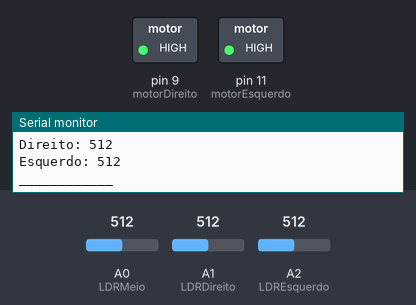
Recording of a sketch running on a simulated Arduino Uno, built with avr-gcc and run on an emulated ATmega328P. On the bench: switched loads named in the sketch (green lamp = pin HIGH), the last lines printed to the serial monitor. Inputs (shaded band) come from the test bench; at power-on: A0 (LDRMeio) = 512, A1 (LDRDireito) = 512, A2 (LDREsquerdo) = 512.

Above: at 1.2 s.
1.3 s: A0 (LDRMeio) set to 417
4.3 s: A0 (LDRMeio) set to 393
At 5.0 s:
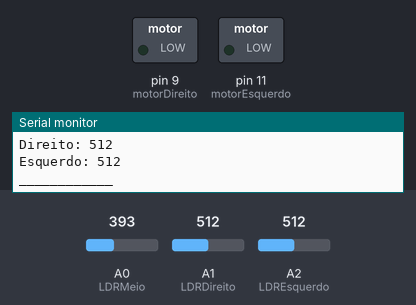
5.8 s: A1 (LDRDireito) set to 407
7.3 s: A1 (LDRDireito) set to 382
At 8.5 s:
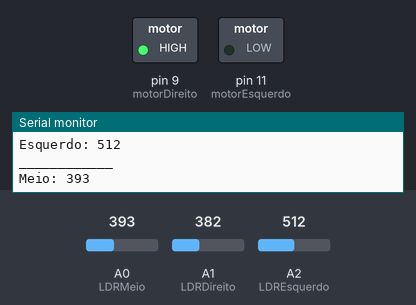
8.8 s: A1 (LDRDireito) set to 511
At 9.1 s:
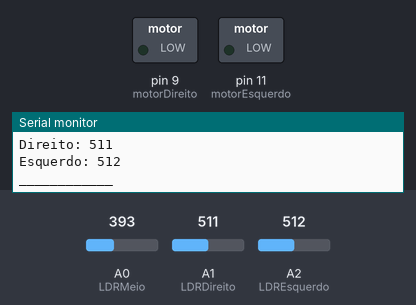
10.3 s: A2 (LDREsquerdo) set to 417
13.3 s: A2 (LDREsquerdo) set to 385
At 14.4 s:
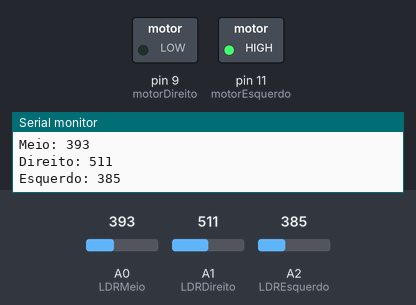
Timing chart, 0 to 15.8 s (numbered marks = the images above; inputs shaded):
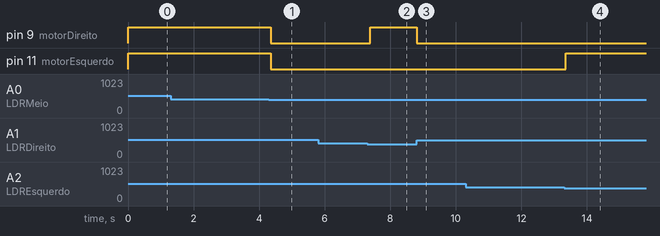

The sketch:

main.ino
```cpp
// Definições dos pinos
const int motorDireito = 9;
const int motorEsquerdo = 11;
const int LDRMeio = A0;
const int LDRDireito = A1;
const int LDREsquerdo = A2;

// Valor base para comparação
const int valorBase = 400;

void setup() {
  Serial.begin(9600);
  pinMode(motorDireito, OUTPUT);
  pinMode(motorEsquerdo, OUTPUT);
}

void loop() {
  // Leitura dos valores dos sensores
  int sensorMeio = analogRead(LDRMeio);
  int sensorDireito = analogRead(LDRDireito);
  int sensorEsquerdo = analogRead(LDREsquerdo);

  // Imprime a leitura dos sensores LDR
  Serial.print("Meio: ");
  Serial.println(sensorMeio);
  Serial.print("Direito: ");
  Serial.println(sensorDireito);
  Serial.print("Esquerdo: ");
  Serial.println(sensorEsquerdo);
  Serial.println("____________");

  // Decisão de movimento baseada nos sensores
  if(sensorMeio > valorBase && sensorDireito < valorBase && sensorEsquerdo < valorBase || sensorMeio > valorBase && sensorDireito > valorBase && sensorEsquerdo > valorBase) {
    andarFrente();
  } else if(sensorDireito > valorBase && sensorEsquerdo < valorBase) {
    virarDireita();
  } else if(sensorEsquerdo > valorBase && sensorDireito < valorBase) {
    virarEsquerda();
  } else {
    parar();
  }

  delay(100); // Ajuste o delay conforme necessário para melhor resposta
}

void andarFrente() {
  digitalWrite(motorDireito, HIGH);
  digitalWrite(motorEsquerdo, HIGH);
}

void virarDireita() {
  digitalWrite(motorDireito, LOW);
  digitalWrite(motorEsquerdo, HIGH);
}

void virarEsquerda() {
  digitalWrite(motorDireito, HIGH);
  digitalWrite(motorEsquerdo, LOW);
}

void parar() {
  digitalWrite(motorDireito, LOW);
  digitalWrite(motorEsquerdo, LOW);

}
```

Measured:
- the behaviour switches between 401 and 400 on A0 (LDRMeio) (found by bisection; images 0 and 1)
- the behaviour switches between 400 and 399 on A1 (LDRDireito) (found by bisection; images 1 and 2)
- the behaviour switches between 400 and 399 on A2 (LDREsquerdo) (found by bisection; images 3 and 4)
- after the input at 4.3 s, pin 9 (motorDireito), pin 11 (motorEsquerdo): HIGH → LOW after 0.05 s
- after the input at 7.3 s, pin 9 (motorDireito): LOW → HIGH after 0.09 s
- after the input at 8.8 s, pin 9 (motorDireito): HIGH → LOW at once
- after the input at 13.3 s, pin 11 (motorEsquerdo): LOW → HIGH after 0.06 s
